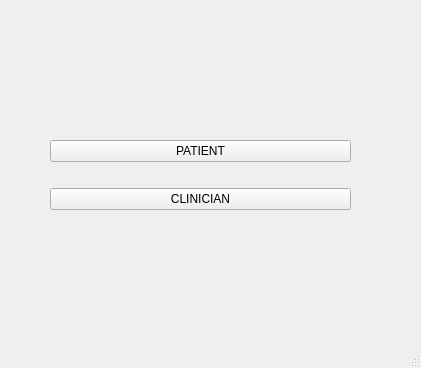
<?xml version="1.0" encoding="UTF-8"?>
<ui version="4.0">
 <class>MainWindow</class>
 <widget class="QMainWindow" name="MainWindow">
  <property name="geometry">
   <rect>
    <x>0</x>
    <y>0</y>
    <width>421</width>
    <height>368</height>
   </rect>
  </property>
  <property name="windowTitle">
   <string>MainWindow</string>
  </property>
  <widget class="QWidget" name="centralwidget">
   <widget class="QWidget" name="">
    <property name="geometry">
     <rect>
      <x>50</x>
      <y>120</y>
      <width>301</width>
      <height>111</height>
     </rect>
    </property>
    <layout class="QGridLayout" name="PatientClinicianBox">
     <item row="1" column="0">
      <widget class="QPushButton" name="ClinicianButton">
       <property name="text">
        <string>CLINICIAN</string>
       </property>
      </widget>
     </item>
     <item row="0" column="0">
      <widget class="QPushButton" name="PatientButton">
       <property name="text">
        <string>PATIENT</string>
       </property>
      </widget>
     </item>
    </layout>
   </widget>
  </widget>
  <widget class="QMenuBar" name="menubar">
   <property name="geometry">
    <rect>
     <x>0</x>
     <y>0</y>
     <width>421</width>
     <height>22</height>
    </rect>
   </property>
  </widget>
  <widget class="QStatusBar" name="statusbar"/>
 </widget>
 <resources/>
 <connections/>
</ui>
